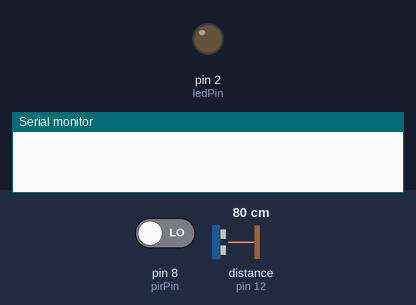
The sketch below on a simulated Arduino Uno, built with avr-gcc and run on an emulated ATmega328P. Shown: output pins drawn as LEDs (lit = HIGH), the last lines printed to the serial monitor. Wiring (inferred from the names in the program): ultrasonic range finder: trigger pin 13; echo pin 12. The inputs (shaded band) are chosen by the test bench; at power-on: pin 8 (pirPin) LOW, distance to the obstacle (sensor on pin 12) 80 cm. The echo pulse lasts 58.3 µs per cm; pins used as bus, display or sensor lines are not drawn.

Above: at 1.2 s.
1.3 s: pin 8 (pirPin) driven HIGH
At 2.3 s:
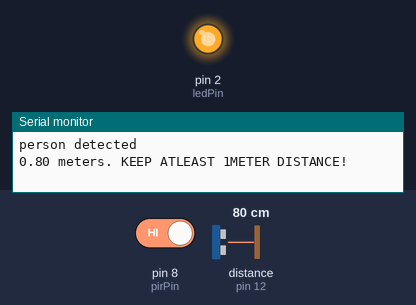
2.8 s: distance to the obstacle (sensor on pin 12) set to 120 cm
Timing chart, 0 to 5.8 s (numbered marks = the images above; inputs shaded):
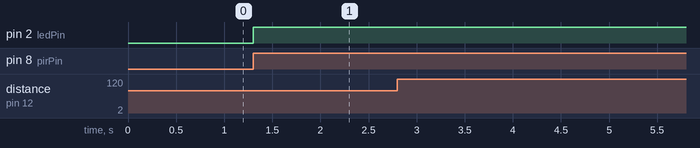

Measured:
- after the input at 1.3 s, pin 2 (ledPin): LOW → HIGH at once

The sketch:

One_Meter_Detector.ino
```cpp
//declare our variables and their pin numbers
#define ledPin 2
#define pirPin 8
#define trigPin 13
#define echoPin 12

//default values for our variables
int value = 0;
int pirState = LOW;
int deviceAlarm = 0;

void setup() {
  pinMode (trigPin, OUTPUT); //triger pin will trigger the ultrasonic sound
  pinMode (echoPin, INPUT); //echo pin produces a pulse when it received a signal
  pinMode(ledPin, OUTPUT); //set the led as OUTPUT because it will produce lights when a signal is detected
  pinMode(pirPin, INPUT); //set the Passive Infrared Sensor as INPUT
  Serial.begin(9600); //start the Serial Monitor at 9600 baud
}

void loop() {
  float duration, cmdistance, mdistance; //declare these variables we need
  digitalWrite(trigPin, LOW);
  delayMicroseconds(2);
  digitalWrite(trigPin, HIGH);
  delayMicroseconds(10);
  digitalWrite(trigPin, LOW);
  duration = pulseIn(echoPin,HIGH);
  cmdistance = (duration/2)/29.1;
  mdistance = cmdistance/100;

  value = digitalRead(pirPin);

  //checks if someone/something is one meter or less near the sensor
  if(mdistance<=1){
    //PIR sensor will check if it is an object or a person
      if (value == HIGH) {
        digitalWrite(ledPin, HIGH);

        //if the PIR sensor detects that it is a person
        if (pirState == LOW) {
          Serial.println("person detected");
          Serial.print(mdistance);
          Serial.println(" meters. KEEP ATLEAST 1METER DISTANCE!");
          delay(500);
          deviceAlarm = 1;
          pirState = HIGH;
        }
      }
      //if the PIR sensor detects that it is an object
      else{
        digitalWrite(ledPin, LOW);
        if(pirState == HIGH){
          Serial.println("safe");
          deviceAlarm = 0;
          pirState = LOW;
          }
        }
      }
  //if nothing or no one is near the sensors
  else{
    Serial.print(mdistance);
    Serial.println(" meters");
    delay(500);
  }
}

void distance(){
  float duration, cmdistance, mdistance;
  digitalWrite(trigPin, LOW);
  delayMicroseconds(2);
  digitalWrite(trigPin, HIGH);
  delayMicroseconds(10);
  digitalWrite(trigPin, LOW);
  duration = pulseIn(echoPin,HIGH);
  cmdistance = (duration/2)/29.1;
  mdistance = cmdistance/100;

  if(mdistance<=1){
    Serial.print(mdistance);
    Serial.println(" meters. KEEP ATLEAST 1METER DISTANCE!");
    delay(500);
  }
  else{
    Serial.print(mdistance);
    Serial.println(" meters");
    delay(500);
  }

}
```
